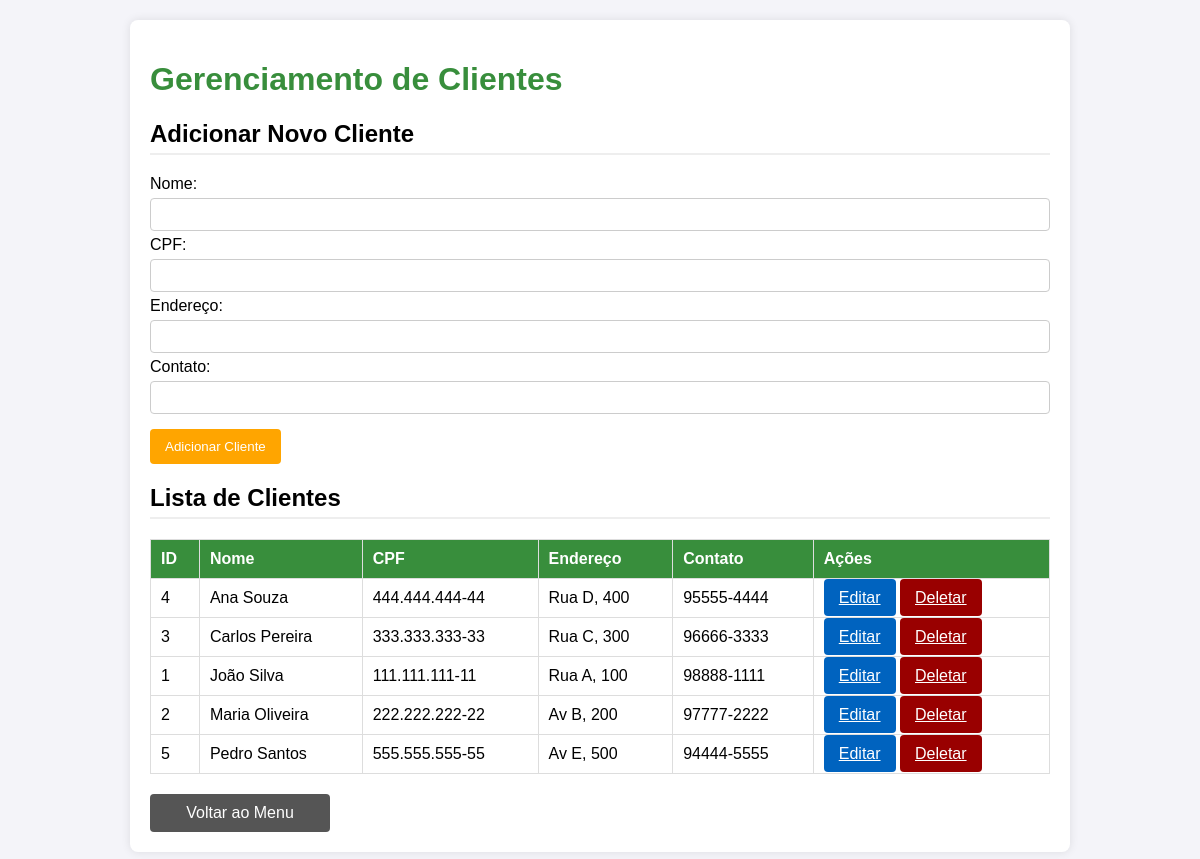
The app's page /cliente.php with its own data.
### tables this page shows
CREATE TABLE CLIENTE (
    id_cliente INT NOT NULL AUTO_INCREMENT PRIMARY KEY,
    nome_cliente VARCHAR(100),
    cpf_cliente VARCHAR(14),
    contato_cliente VARCHAR(15),
    endereco_cliente VARCHAR(100)
);

### cliente.php (the view, shortened to what this page needs)
<?php
include 'conexao.php';
$cliente_edicao = null;
$sql_select = "SELECT * FROM CLIENTE ORDER BY nome_cliente";
$resultado = $conexao->query($sql_select);
?>
<!DOCTYPE html>
<html lang="pt-BR">
<head>
</head>
<body>
    <div class="container">
        <h1> Gerenciamento de Clientes</h1>
        <h2><?= $cliente_edicao ? ' Editar Cliente' : 'Adicionar Novo Cliente' ?></h2>
        <div class="form-container">
            <form method="POST">
                <label for="nome">Nome:</label>
                <input type="text" id="nome" name="nome" value="<?= $cliente_edicao ? $cliente_edicao['nome_cliente'] : '' ?>" required>
                <label for="cpf">CPF:</label>
                <input type="text" id="cpf" name="cpf" value="<?= $cliente_edicao ? $cliente_edicao['cpf_cliente'] : '' ?>">
                <label for="endereco">Endereço:</label>
                <input type="text" id="endereco" name="endereco" value="<?= $cliente_edicao ? $cliente_edicao['endereco_cliente'] : '' ?>">
                <label for="contato">Contato:</label>
                <input type="text" id="contato" name="contato" value="<?= $cliente_edicao ? $cliente_edicao['contato_cliente'] : '' ?>">
                <?php if ($cliente_edicao): ?>
                    <input type="submit" name="editar_salvar" value="Salvar Edição" class="btn-edit">
                    <a href="cliente_crud.php" class="btn btn-cancel">Cancelar</a>
                <?php else: ?>
                    <input type="submit" name="adicionar" value="Adicionar Cliente" class="btn-add">
                <?php endif; ?>
            </form>
        </div>
        <h2>Lista de Clientes</h2>
        <table>
            <thead>
                <tr>
                    <th>ID</th>
                    <th>Nome</th>
                    <th>CPF</th>
                    <th>Endereço</th>
                    <th>Contato</th>
                    <th>Ações</th>
                </tr>
            </thead>
            <tbody>
                <?php
                if ($resultado->num_rows > 0) {
                    while($row = $resultado->fetch_assoc()) {
                        echo "<tr>";
                        echo "<td>" . $row["id_cliente"] . "</td>";
                        echo "<td>" . $row["nome_cliente"] . "</td>";
                        echo "<td>" . $row["cpf_cliente"] . "</td>";
                        echo "<td>" . $row["endereco_cliente"] . "</td>";
                        echo "<td>" . $row["contato_cliente"] . "</td>";
                        echo "<td>
                                <a href='?editar=" . $row["id_cliente"] . "' class='btn btn-edit'>Editar</a>
                                <a href='?deletar=" . $row["id_cliente"] . "' onclick=\"return confirm('ATENÇÃO: Deletar cliente também remove VEÍCULOS associados. Tem certeza?');\" class='btn btn-delete'>Deletar</a>
                              </td>";
                        echo "</tr>";
                    }
                } else {
                    echo "<tr><td colspan='6'>Nenhum cliente encontrado.</td></tr>";
                }
                ?>
            </tbody>
        </table>
        <a href="index.php" class="btn btn-back">Voltar ao Menu</a>
    </div>
</body>
</html>

### cliente.php (style rules this page uses)
body { font-family: Arial, sans-serif; margin: 20px; background-color: #f4f4f9; }
.container { max-width: 900px; margin: auto; background: white; padding: 20px; border-radius: 8px; box-shadow: 0 0 10px rgba(0,0,0,0.1); }
h2 { border-bottom: 2px solid #eee; padding-bottom: 5px; }
table { width: 100%; border-collapse: collapse; margin-top: 20px; }
th, td { border: 1px solid #ddd; padding: 10px; text-align: left; }
.form-container input[type="text"] { padding: 8px; margin: 5px 0; border: 1px solid #ccc; border-radius: 4px; width: 100%; box-sizing: border-box; }
.form-container input[type="submit"], .btn { padding: 10px 15px; margin-top: 10px; border: none; border-radius: 4px; cursor: pointer; color: white; }
.btn-add { background-color: #ffa500; }
.btn-edit { background-color: #0063BF; }
.btn-delete { background-color: #900; }
.btn-back { display: block; width: 150px; text-align: center; text-decoration: none; background-color: #555; margin-top: 20px; }
h1 { color: #388E3C; }
th { background-color: #388E3C; color: white; }

### records on screen
cliente: id_cliente "4", nome_cliente "Ana Souza", cpf_cliente "444.444.444-44", endereco_cliente "Rua D, 400", contato_cliente "95555-4444"
cliente: id_cliente "3", nome_cliente "Carlos Pereira", cpf_cliente "333.333.333-33", endereco_cliente "Rua C, 300", contato_cliente "96666-3333"
cliente: id_cliente "1", nome_cliente "João Silva", cpf_cliente "111.111.111-11", endereco_cliente "Rua A, 100", contato_cliente "98888-1111"
cliente: id_cliente "2", nome_cliente "Maria Oliveira", cpf_cliente "222.222.222-22", endereco_cliente "Av B, 200", contato_cliente "97777-2222"
cliente: id_cliente "5", nome_cliente "Pedro Santos", cpf_cliente "555.555.555-55", endereco_cliente "Av E, 500", contato_cliente "94444-5555"
